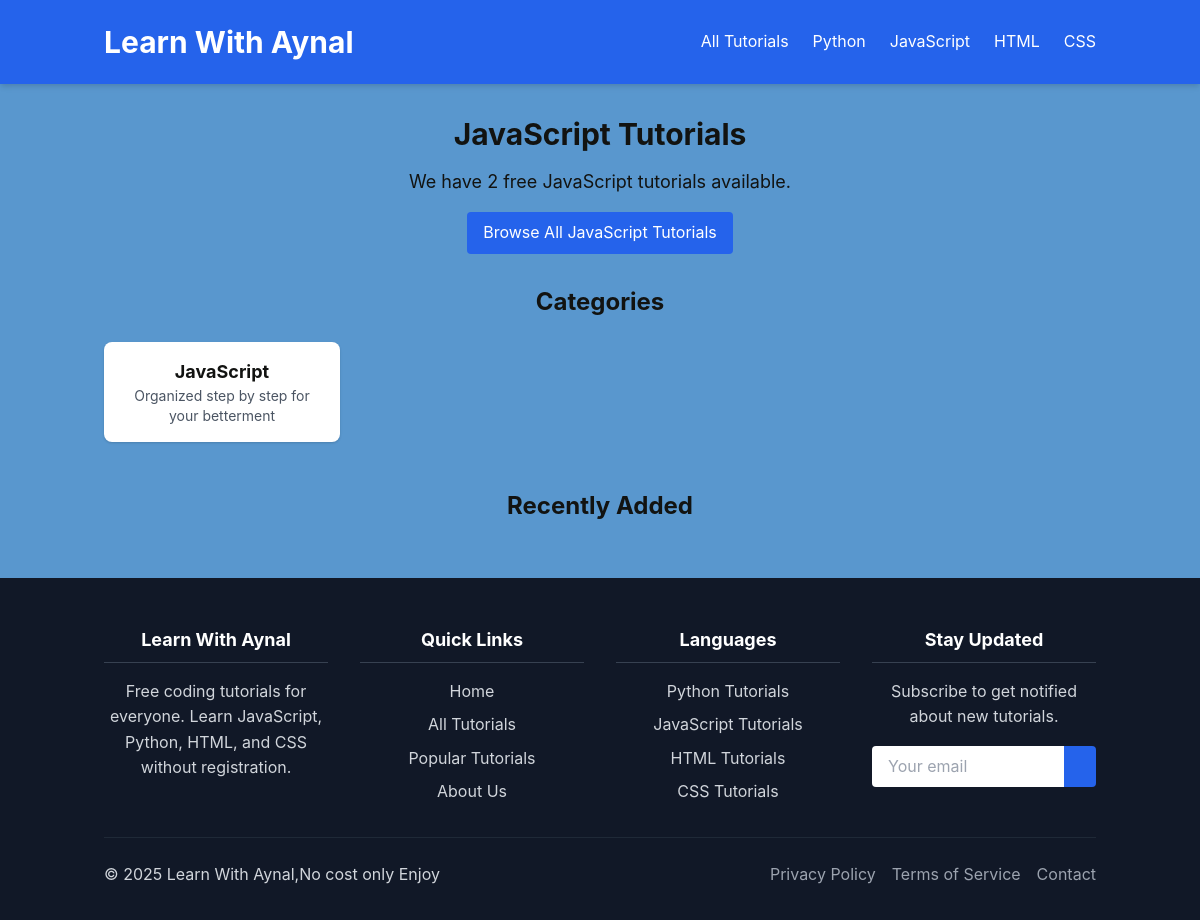
Screenshot of /language/js/ with the database file from the repository.
### content/models.py (models this page shows, shortened)
class Category(models.Model):
    name = models.CharField(max_length=100)
    slug = models.SlugField(unique=True, blank=True)
    description = models.TextField(blank=True)

### content/views.py (the view)
# urls.py: path('language/<str:language>/', views.language_overview, name='language_overview'),
def language_overview(request, language):
    tutorials = Tutorial.objects.filter(language=language, is_published=True)
    categories = Category.objects.filter(tutorial__language=language).distinct()
    return render(request, 'language_overview.html', {
        'language': dict(Tutorial.LANGUAGES).get(language),
        'language_code': language,
        'categories': categories,
        'tutorial_count': tutorials.count(),
    })

### templates/language_overview.html (shortened to what this page needs)
{% extends 'base.html' %}
{% block content %}
<div class="mb-8">
    <h1 class="text-3xl font-bold mb-4">{{ language }} Tutorials</h1>
    <p class="text-lg mb-4">We have {{ tutorial_count }} free {{ language }} tutorials available.</p>
    <a href="{% url 'language_tutorials' language_code %}" class="inline-block bg-blue-600 text-white px-4 py-2 rounded hover:bg-blue-700 transition">
        Browse All {{ language }} Tutorials
    </a>
</div>
{% if categories %}
<div class="mb-12">
    <h2 class="text-2xl font-bold mb-6">Categories</h2>
    <div class="grid grid-cols-1 sm:grid-cols-2 md:grid-cols-3 lg:grid-cols-4 gap-4">
        {% for category in categories %}
        <a href="{% url 'category_tutorials' category.slug %}?language={{ language_code }}" class="bg-white p-4 rounded-lg shadow hover:shadow-md transition text-center">
            <h3 class="font-bold text-lg">{{ category.name }}</h3>
            <p class="text-sm text-gray-600">{{ category.description|truncatewords:10 }}</p>
        </a>
        {% endfor %}
    </div>
</div>
{% endif %}
<div>
    <h2 class="text-2xl font-bold mb-6">Recently Added</h2>
</div>
{% endblock %}

### static/css/styles.css (style rules this page uses)
body { font-family: 'Inter', -apple-system, BlinkMacSystemFont, sans-serif; line-height: 1.6; background-color: #5997ce; color: lch(5.73% 1.28 129.46); margin: 0%; padding: 0%; box-sizing: content-box; overflow: hidden; font-size: 16px; text-align: center; min-height: auto; max-height: 200vh; overflow-y: auto; overflow-x: auto; scroll-behavior: smooth; }
a, button, .transition-all { transition: all 0.3s ease; }

### rows the page displays
Category: name "JavaScript", description "Organized step by step for your betterment"

### other values shown
{{ tutorial_count }} "2"
